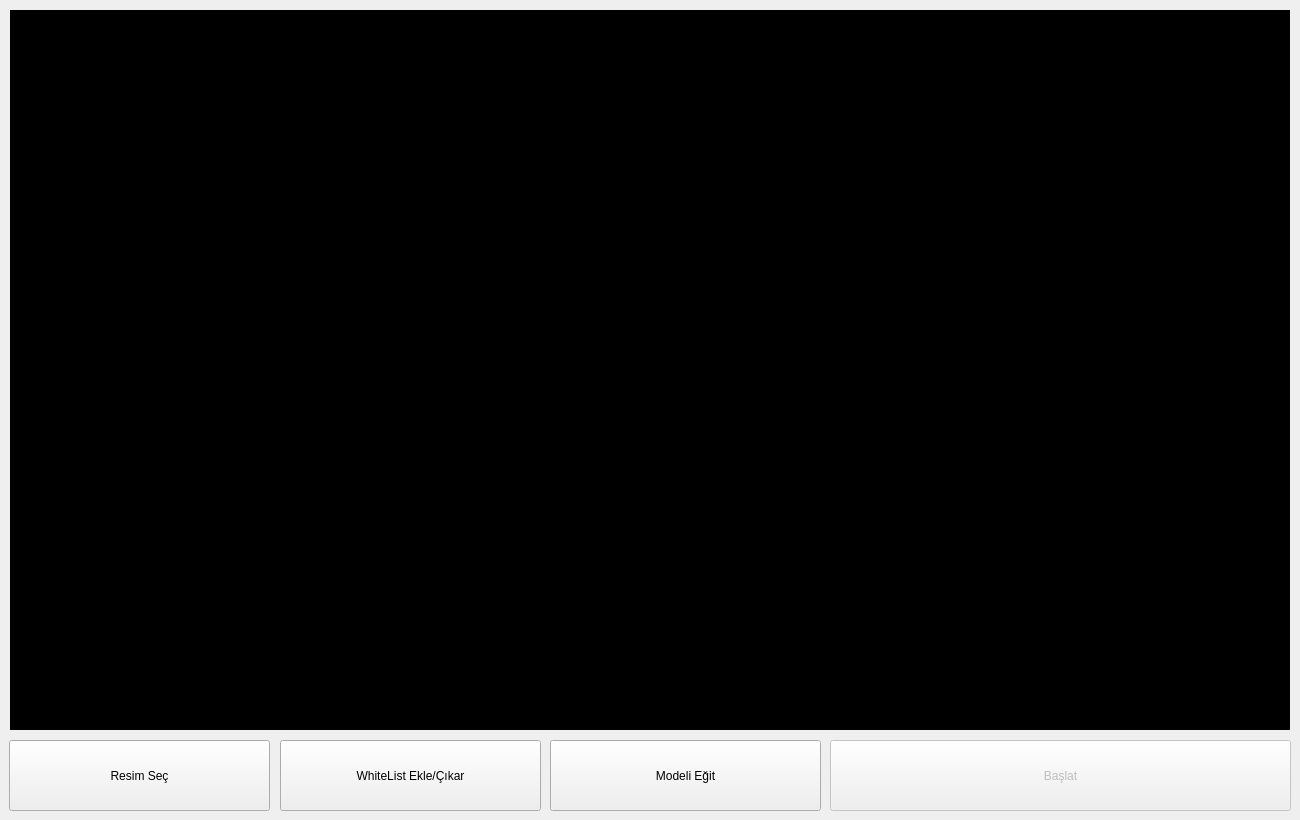
<?xml version="1.0" encoding="UTF-8"?>
<ui version="4.0">
 <class>AnaMenu</class>
 <widget class="QWidget" name="AnaMenu">
  <property name="geometry">
   <rect>
    <x>0</x>
    <y>0</y>
    <width>1300</width>
    <height>820</height>
   </rect>
  </property>
  <property name="minimumSize">
   <size>
    <width>1300</width>
    <height>820</height>
   </size>
  </property>
  <property name="maximumSize">
   <size>
    <width>1300</width>
    <height>820</height>
   </size>
  </property>
  <property name="windowTitle">
   <string>ExceptMe</string>
  </property>
  <widget class="QPushButton" name="pushButton_Basla">
   <property name="enabled">
    <bool>false</bool>
   </property>
   <property name="geometry">
    <rect>
     <x>830</x>
     <y>740</y>
     <width>461</width>
     <height>71</height>
    </rect>
   </property>
   <property name="text">
    <string>Başlat</string>
   </property>
  </widget>
  <widget class="QPushButton" name="pushButton_MedyaSec">
   <property name="geometry">
    <rect>
     <x>9</x>
     <y>740</y>
     <width>261</width>
     <height>71</height>
    </rect>
   </property>
   <property name="toolTip">
    <string>İstenilen medyayı seçiniz.</string>
   </property>
   <property name="text">
    <string>Resim Seç</string>
   </property>
  </widget>
  <widget class="QPushButton" name="pushButton_WhiteListEdit">
   <property name="geometry">
    <rect>
     <x>280</x>
     <y>740</y>
     <width>261</width>
     <height>71</height>
    </rect>
   </property>
   <property name="toolTip">
    <string>Eklemek istediğiniz kişinin resmini dosyaya bırakınız.(Birden fazla tavsiye edilir.)</string>
   </property>
   <property name="text">
    <string>WhiteList Ekle/Çıkar</string>
   </property>
  </widget>
  <widget class="QPushButton" name="pushButton_Model_Egit">
   <property name="enabled">
    <bool>true</bool>
   </property>
   <property name="geometry">
    <rect>
     <x>550</x>
     <y>740</y>
     <width>271</width>
     <height>71</height>
    </rect>
   </property>
   <property name="text">
    <string>Modeli Eğit</string>
   </property>
  </widget>
  <widget class="QLabel" name="Ekran">
   <property name="geometry">
    <rect>
     <x>10</x>
     <y>10</y>
     <width>1280</width>
     <height>720</height>
    </rect>
   </property>
   <property name="styleSheet">
    <string notr="true">background-color: rgb(0, 0, 0);</string>
   </property>
   <property name="text">
    <string/>
   </property>
  </widget>
 </widget>
 <resources/>
 <connections/>
</ui>
